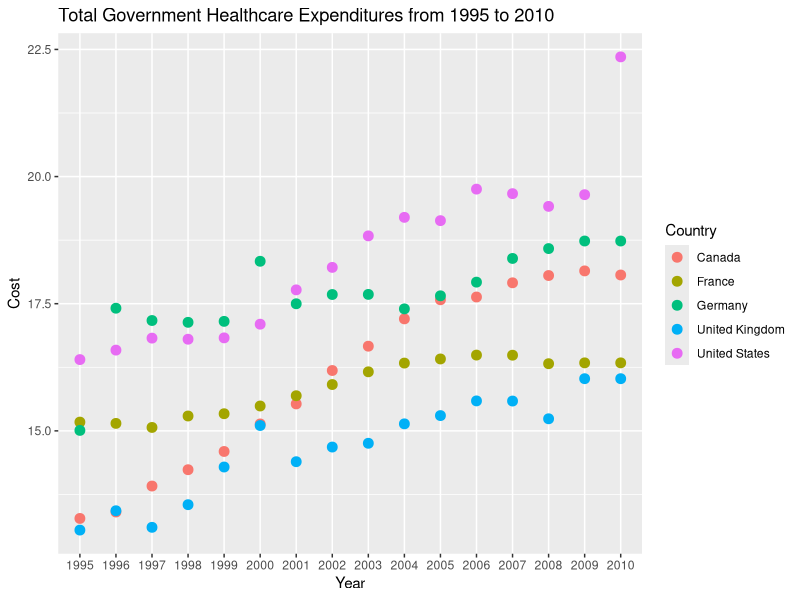
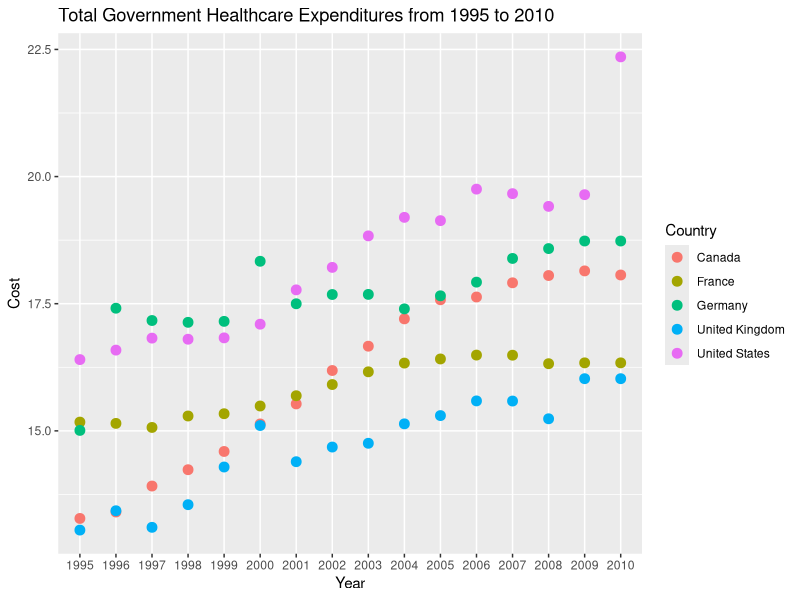

Generate these figures, in order, with R:
## ---- chunk 1
health <- read.csv('indicator_government_health_spending1.csv')
## ---- chunk 2
colnames(health) <- c("Country", 1995,1996,1997,1998,1999,2000,2001,2002,2003,2004,2005,2006,2007,2008,2009,2010)
## ---- chunk 3
library(reshape2)
reshaped_health <- melt(health)
colnames(reshaped_health) <- c("Country", "Year", "Cost")
## ---- chunk 4
library(ggplot2)
ggplot(reshaped_health, aes(x = Year, y = Cost, color = Country)) +
  geom_point(data = subset(reshaped_health, Country %in% c("United States", "United Kingdom", "Canada", "Germany","France")), size = 3) +
  ggtitle("Total Government Healthcare Expenditures from 1995 to 2010")
## ---- chunk 5
ggsave('point_graph_healthExpenditures.png')
